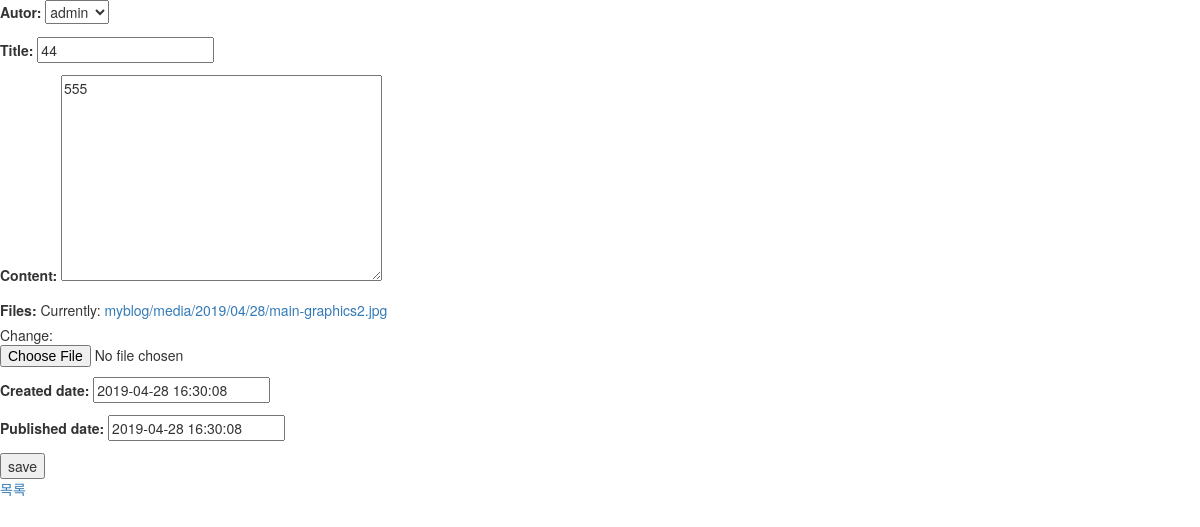
The page /myblog/write/7/ on the database its author committed.
### myblog/models.py (models this page shows, shortened)
class Post(models.Model):
    autor = models.ForeignKey('auth.User', on_delete=models.CASCADE)
    title = models.CharField(max_length=255, null=False, blank=False)
    content = models.TextField()
    files = models.FileField(null=True, upload_to="myblog/media/%Y/%m/%d")
    created_date = models.DateTimeField(default=timezone.now)
    published_date = models.DateTimeField(default=timezone.now)

### myblog/views.py (the view)
# urls.py: path('write/<int:pk>/', views.modi, name="modi"),
def modi(request, pk):
    post = get_object_or_404(Post, pk=pk)
    if request.method == 'POST':
        form = PostForm(request.POST, request.FILES, instance=post)
        if form.is_valid():
            post = form.save(commit=False)
            post.author = request.user
            post.save()
            return HttpResponseRedirect(reverse('myblog:post', args=(post.pk,)))
    else :
        form = PostForm(instance=post)
    return render(request, 'myblog/write.html', {'form' : form})

### myblog/form.py
class PostForm(forms.ModelForm):
    class Meta:
        model = Post
        fields = ('autor', 'title', 'content', 'files', 'created_date', 'published_date')

### myblog/templates/myblog/write.html (shortened to what this page needs)
{% extends 'myblog/base.html' %}
{% block content %}
<form action="" method="post" enctype="multipart/form-data">
    {{ form.as_p }}
    <input type="submit" value="save">
</form>
<a href="{% url 'myblog:index' %}">목록</a>
{% endblock %}

### rows shown on the page
Post: autor "admin", title "44", content "555", created_date "2019-04-28 16:30:08", published_date "2019-04-28 16:30:08"
